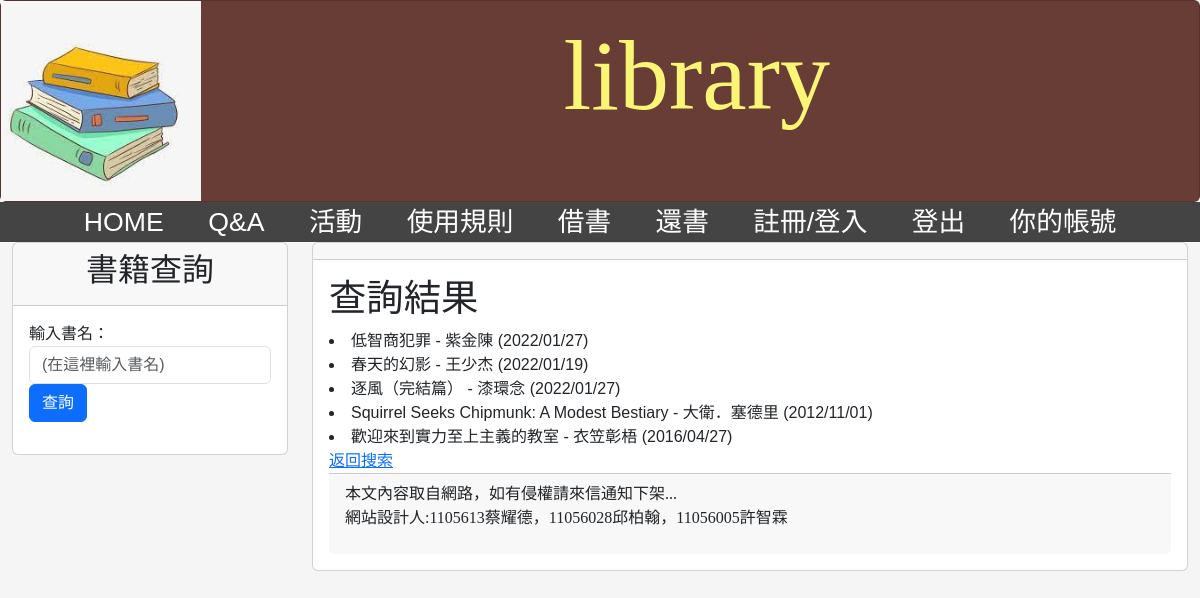
Screenshot of /search_books/ with the database file from the repository.
### mysite/models.py (models this page shows, shortened)
class Post(models.Model):
    title=models.CharField(max_length=200)
    slug =models.CharField(max_length=200)
    body =models.TextField()
    author=models.CharField(max_length=200)
    publishing=models.CharField(max_length=200)
    pub_date=models.DateTimeField(auto_now_add=True)
    class Meta:
        ordering=('-pub_date',)

### mysite/views.py (the view)
# urls.py: path('search_books/',site.search_books, name='search_books'),
def search_books(request):
    if request.method == 'GET':
        search_query = request.GET.get('keyword', '')
        books = Post.objects.filter(title__icontains=search_query)
        return render(request, 'search.html', {'books': books})
    else:
        return render(request, 'search.html', {'books': []})

### mysite/templates/search.html (shortened to what this page needs)
{% extends "base.html" %}
{% block content %}
<h3 style='font-size: 28pt;'>查詢結果</h3>
{% for book in books %}
    <li>{{ book.title }} - {{ book.author }} ({{ book.publishing }})</li>
    {% endfor %}
    <a href="/">返回搜索</a>
{% endblock content %}

### templates/base.html (style rules this page uses)
body { font-family: Arial, sans-serif; background-color: #f5f5f5; margin: 0; padding: 0; }

### rows the page displays
Post: title "低智商犯罪", author "紫金陳", publishing "2022/01/27"
Post: title "春天的幻影", author "王少杰", publishing "2022/01/19"
Post: title "逐風（完結篇）", author "漆環念", publishing "2022/01/27"
Post: title "Squirrel Seeks Chipmunk: A Modest Bestiary", author "大衛．塞德里", publishing "2012/11/01"
Post: title "歡迎來到實力至上主義的教室", author "衣笠彰梧", publishing "2016/04/27"
